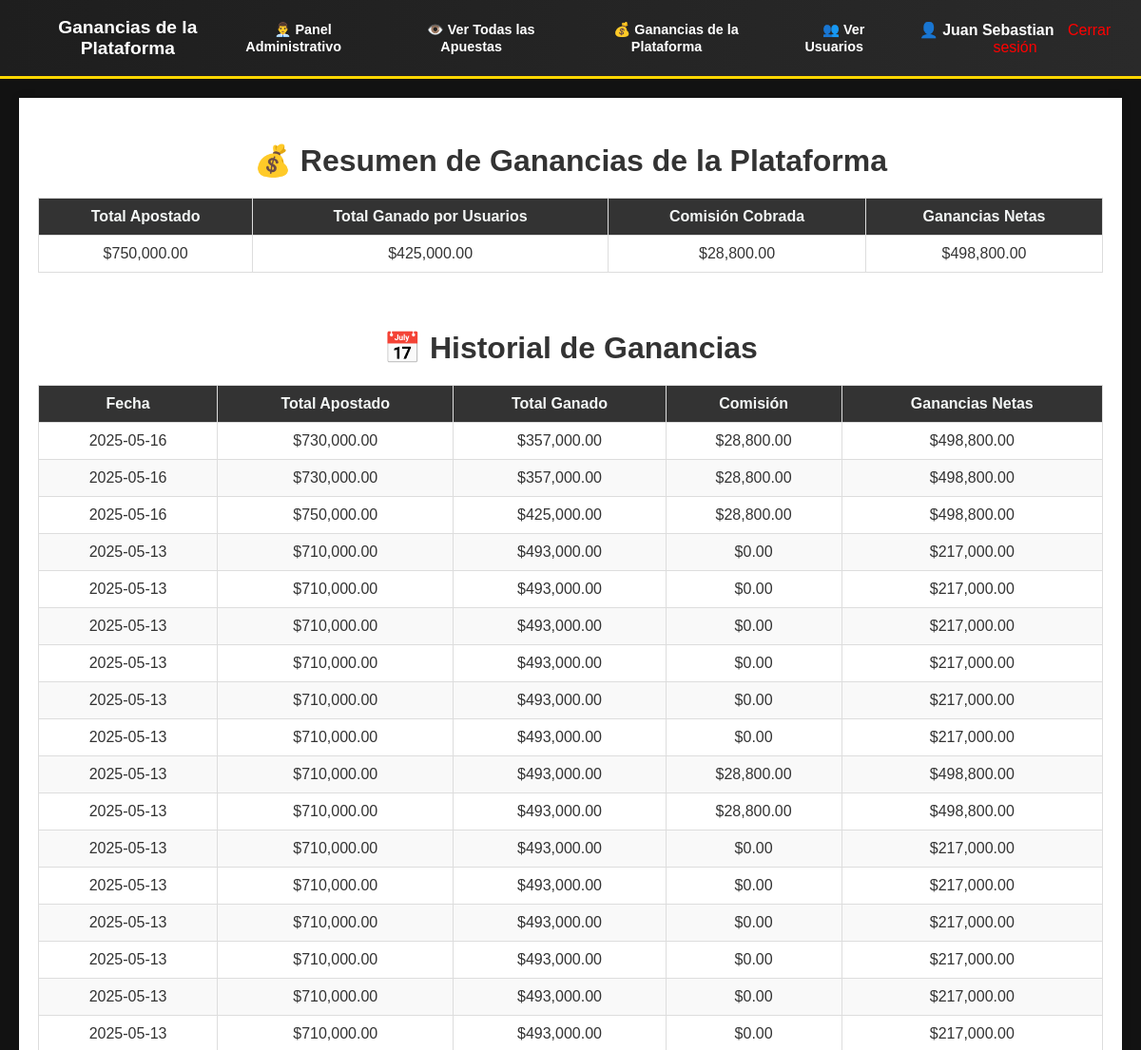
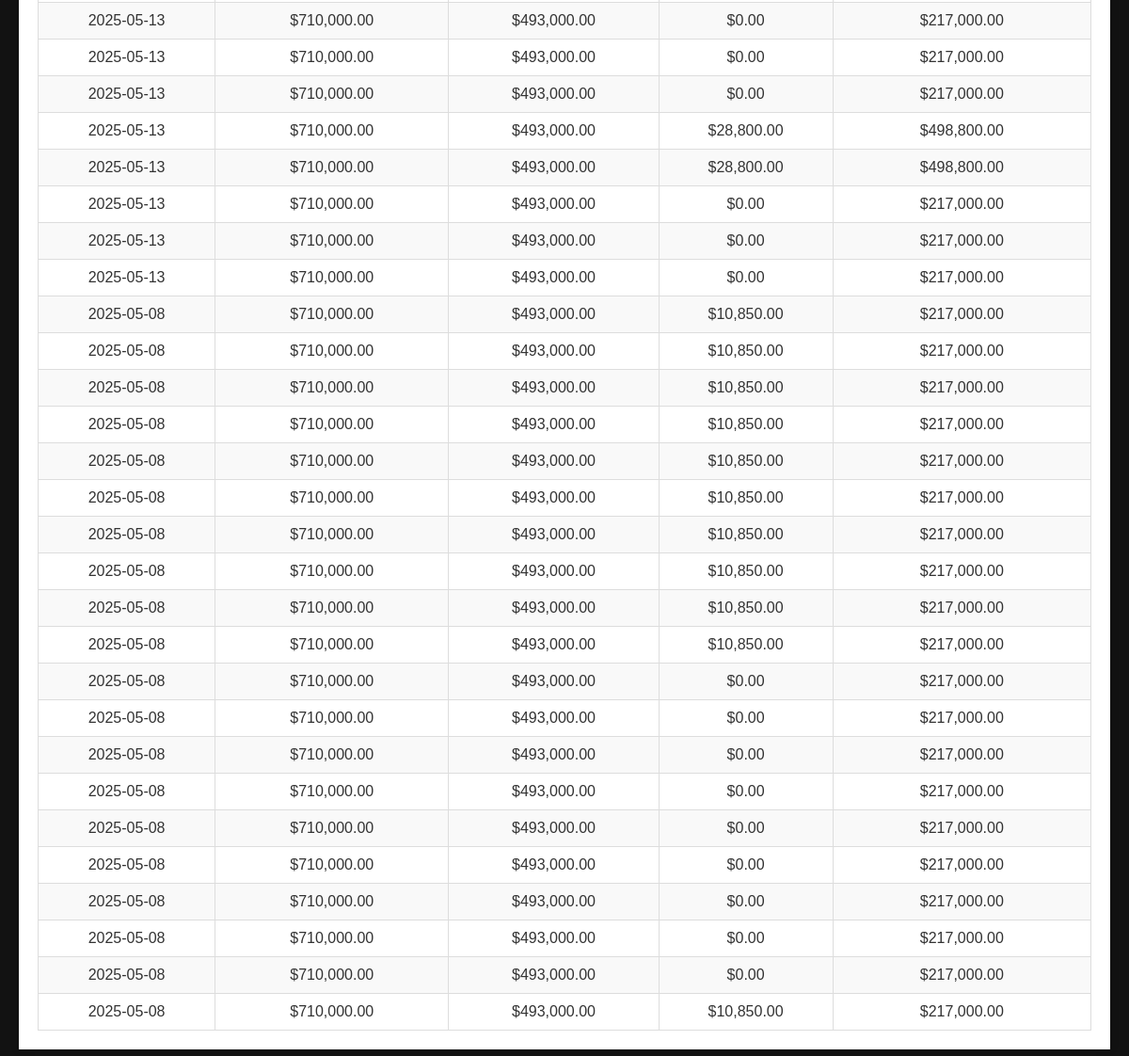
The app's page /estadisticas_apuestas.php (signed in) with its own data (2 pictures, top to bottom).
### tables this page shows
CREATE TABLE `ganancias_diarias` (
  `id` int(11) NOT NULL,
  `fecha` date NOT NULL,
  `total_apostado` decimal(10,2) NOT NULL,
  `total_ganado` decimal(10,2) NOT NULL,
  `comision` decimal(10,2) DEFAULT NULL,
  `ganancias_netas` decimal(10,2) NOT NULL
);

### estadisticas_apuestas.php (the view, shortened to what this page needs)
<?php
$usuarioActivo = isset($_SESSION['usuario']);
$nombreUsuario = $usuarioActivo ? $_SESSION['usuario'] : 'Invitado';
$conexion = mysqli_connect("localhost", "root", "", "login_register_db");
$queryApuestas = "SELECT SUM(monto) AS total_apostado FROM apuestas";
$resultadoApuestas = mysqli_query($conexion, $queryApuestas);
$datosApuestas = mysqli_fetch_assoc($resultadoApuestas);
$totalApostado = $datosApuestas['total_apostado'] ?? 0;
$queryGanadoUsuarios = "SELECT SUM(total_ganado) AS total_ganado FROM totales_usuarios";
$resultadoGanadoUsuarios = mysqli_query($conexion, $queryGanadoUsuarios);
$datosGanadoUsuarios = mysqli_fetch_assoc($resultadoGanadoUsuarios);
$totalGanadoUsuarios = $datosGanadoUsuarios['total_ganado'] ?? 0;
$queryPerdidas = "SELECT SUM(monto) AS total_perdido FROM apuestas WHERE estado = 'perdio'";
$resultadoPerdidas = mysqli_query($conexion, $queryPerdidas);
$datosPerdidas = mysqli_fetch_assoc($resultadoPerdidas);
$totalPerdido = $datosPerdidas['total_perdido'] ?? 0;
$comisionPorcentaje = 0.15;
$queryComision = "SELECT SUM((monto * cuota - monto) * $comisionPorcentaje) AS comision_total FROM apuestas WHERE estado = 'gano'";
$resultadoComision = mysqli_query($conexion, $queryComision);
$datosComision = mysqli_fetch_assoc($resultadoComision);
$comisionGanadores = $datosComision['comision_total'] ?? 0;
$gananciasNetasPlataforma = $totalPerdido + $comisionGanadores;
$fechaActual = date('Y-m-d');
$queryInsertarGanancias = "INSERT INTO ganancias_diarias (fecha, total_apostado, total_ganado, comision, ganancias_netas)
                           VALUES ('$fechaActual', '$totalApostado', '$totalGanadoUsuarios', '$comisionGanadores', '$gananciasNetasPlataforma')";
mysqli_query($conexion, $queryInsertarGanancias);
$queryHistorialGanancias = "SELECT * FROM ganancias_diarias ORDER BY fecha DESC";
$resultadoHistorial = mysqli_query($conexion, $queryHistorialGanancias);
?>
<!DOCTYPE html>
<html lang="es">
<head>
    <link rel="stylesheet" href="css/admin.css">
    <link rel="stylesheet" href="css/estadistica.css">
</head>
<body>
<header>
    <h1>Ganancias de la Plataforma</h1>
       <nav>
            <ul>
                <li><a href="admin.php">👨‍💼 Panel Administrativo</a></li>
                <li><a href="ver_apuestas.php">👁️ Ver Todas las Apuestas</a></li>
                <li><a href="estadisticas_apuestas.php">💰 Ganancias de la Plataforma</a></li>
                 <li><a href="ver_usuarios.php">👥 Ver Usuarios</a></li>
                <div class="usuario">
                    👤 <strong><?php echo htmlspecialchars($nombreUsuario); ?></strong>
                    <a href="logout.php" style="margin-left: 10px; color: red;">Cerrar sesión</a>
                </div>
            </ul>
        </nav>
</header>
<main>
    <section class="ganancias">
        <h2>💰 Resumen de Ganancias de la Plataforma</h2>
        <div class="tabla-container">
            <table class="tabla-apuestas">
                <thead>
                    <tr>
                        <th>Total Apostado</th>
                        <th>Total Ganado por Usuarios</th>
                        <th>Comisión Cobrada</th>
                        <th>Ganancias Netas</th>
                    </tr>
                </thead>
                <tbody>
                    <tr>
                        <td>$<?php echo number_format($totalApostado, 2); ?></td>
                        <td>$<?php echo number_format($totalGanadoUsuarios, 2); ?></td>
                        <td>$<?php echo number_format($comisionGanadores, 2); ?></td>
                        <td>$<?php echo number_format($gananciasNetasPlataforma, 2); ?></td>
                    </tr>
                </tbody>
            </table>
        </div>
        <p>
            Las <strong>ganancias netas</strong> incluyen lo que los usuarios perdieron en apuestas más una comisión del <strong>15%</strong> sobre las ganancias netas de los ganadores.
        </p>
    </section>
    <section class="historial">
        <h2>📅 Historial de Ganancias</h2>
        <div class="tabla-container">
            <table class="tabla-historial">
                <thead>
                    <tr>
                        <th>Fecha</th>
                        <th>Total Apostado</th>
                        <th>Total Ganado</th>
                        <th>Comisión</th>
                        <th>Ganancias Netas</th>
                    </tr>
                </thead>
                <tbody>
                    <?php while ($registro = mysqli_fetch_assoc($resultadoHistorial)): ?>
                        <tr>
                            <td><?php echo htmlspecialchars($registro['fecha']); ?></td>
                            <td>$<?php echo number_format($registro['total_apostado'], 2); ?></td>
                            <td>$<?php echo number_format($registro['total_ganado'], 2); ?></td>
                            <td>$<?php echo number_format($registro['comision'], 2); ?></td>
                            <td>$<?php echo number_format($registro['ganancias_netas'], 2); ?></td>
                        </tr>
                    <?php endwhile; ?>
                </tbody>
            </table>
        </div>
    </section>
</main>
</body>
</html>

### css/admin.css (style rules this page uses)
body { font-family: Arial, sans-serif; margin: 0; padding: 0; background-color: #121212; color: white; text-align: center; }
header { background: linear-gradient(90deg, #1e1e1e, #2a2a2a); color: white; padding: 20px; display: flex; justify-content: space-between; align-items: center; border-bottom: 3px solid gold; }
nav ul { list-style: none; display: flex; gap: 20px; padding: 0; }
nav ul li a { color: white; text-decoration: none; font-weight: bold; transition: color 0.3s; }

### css/estadistica.css (style rules this page uses)
body { font-family: Arial, sans-serif; margin: 0; padding: 0; background-color: #121212; color: white; text-align: center; }
header { background: linear-gradient(90deg, #1e1e1e, #2a2a2a); color: white; padding: 10px 30px; display: flex; align-items: center; justify-content: space-between; border-bottom: 3px solid gold; height: 60px; }
header h1 { font-size: 1.2em; margin: 0; }
nav ul { list-style: none; display: flex; gap: 30px; margin: 0; padding: 0; }
nav ul li a { color: white; text-decoration: none; font-size: 0.9em; padding: 5px 10px; border-radius: 5px; }
.usuario a { color: red; text-decoration: none; }
main { padding: 20px; background-color: white; margin: 20px; box-shadow: 0 0 10px rgba(0, 0, 0, 0.1); }
h2 { color: #333; font-size: 2em; margin-bottom: 20px; }
table { width: 100%; border-collapse: collapse; margin-top: 20px; }
table th, table td { padding: 10px; text-align: center; border: 1px solid #ddd; color: #333; }
table th { background-color: #333; color: #f4f7f6; }
table tr:nth-child(even) { background-color: #f9f9f9; }

### records on screen
ganancias_diarias: fecha "2025-05-16", total_apostado "730,000.00", total_ganado "357,000.00", comision "28,800.00", ganancias_netas "498,800.00"
ganancias_diarias: fecha "2025-05-16", total_apostado "730,000.00", total_ganado "357,000.00", comision "28,800.00", ganancias_netas "498,800.00"
ganancias_diarias: fecha "2025-05-16", total_apostado "750,000.00", total_ganado "425,000.00", comision "28,800.00", ganancias_netas "498,800.00"
ganancias_diarias: fecha "2025-05-13", total_apostado "710,000.00", total_ganado "493,000.00", comision "0.00", ganancias_netas "217,000.00"
ganancias_diarias: fecha "2025-05-13", total_apostado "710,000.00", total_ganado "493,000.00", comision "0.00", ganancias_netas "217,000.00"
ganancias_diarias: fecha "2025-05-13", total_apostado "710,000.00", total_ganado "493,000.00", comision "0.00", ganancias_netas "217,000.00"
ganancias_diarias: fecha "2025-05-13", total_apostado "710,000.00", total_ganado "493,000.00", comision "0.00", ganancias_netas "217,000.00"
ganancias_diarias: fecha "2025-05-13", total_apostado "710,000.00", total_ganado "493,000.00", comision "0.00", ganancias_netas "217,000.00"
ganancias_diarias: fecha "2025-05-13", total_apostado "710,000.00", total_ganado "493,000.00", comision "0.00", ganancias_netas "217,000.00"
ganancias_diarias: fecha "2025-05-13", total_apostado "710,000.00", total_ganado "493,000.00", comision "28,800.00", ganancias_netas "498,800.00"
ganancias_diarias: fecha "2025-05-13", total_apostado "710,000.00", total_ganado "493,000.00", comision "28,800.00", ganancias_netas "498,800.00"
ganancias_diarias: fecha "2025-05-13", total_apostado "710,000.00", total_ganado "493,000.00", comision "0.00", ganancias_netas "217,000.00"
ganancias_diarias: fecha "2025-05-13", total_apostado "710,000.00", total_ganado "493,000.00", comision "0.00", ganancias_netas "217,000.00"
ganancias_diarias: fecha "2025-05-13", total_apostado "710,000.00", total_ganado "493,000.00", comision "0.00", ganancias_netas "217,000.00"
ganancias_diarias: fecha "2025-05-13", total_apostado "710,000.00", total_ganado "493,000.00", comision "0.00", ganancias_netas "217,000.00"
ganancias_diarias: fecha "2025-05-13", total_apostado "710,000.00", total_ganado "493,000.00", comision "0.00", ganancias_netas "217,000.00"
ganancias_diarias: fecha "2025-05-13", total_apostado "710,000.00", total_ganado "493,000.00", comision "0.00", ganancias_netas "217,000.00"
ganancias_diarias: fecha "2025-05-13", total_apostado "710,000.00", total_ganado "493,000.00", comision "0.00", ganancias_netas "217,000.00"
ganancias_diarias: fecha "2025-05-13", total_apostado "710,000.00", total_ganado "493,000.00", comision "0.00", ganancias_netas "217,000.00"
ganancias_diarias: fecha "2025-05-13", total_apostado "710,000.00", total_ganado "493,000.00", comision "0.00", ganancias_netas "217,000.00"
ganancias_diarias: fecha "2025-05-13", total_apostado "710,000.00", total_ganado "493,000.00", comision "28,800.00", ganancias_netas "498,800.00"
ganancias_diarias: fecha "2025-05-13", total_apostado "710,000.00", total_ganado "493,000.00", comision "28,800.00", ganancias_netas "498,800.00"
ganancias_diarias: fecha "2025-05-13", total_apostado "710,000.00", total_ganado "493,000.00", comision "0.00", ganancias_netas "217,000.00"
ganancias_diarias: fecha "2025-05-13", total_apostado "710,000.00", total_ganado "493,000.00", comision "0.00", ganancias_netas "217,000.00"
ganancias_diarias: fecha "2025-05-13", total_apostado "710,000.00", total_ganado "493,000.00", comision "0.00", ganancias_netas "217,000.00"
ganancias_diarias: fecha "2025-05-08", total_apostado "710,000.00", total_ganado "493,000.00", comision "10,850.00", ganancias_netas "217,000.00"
ganancias_diarias: fecha "2025-05-08", total_apostado "710,000.00", total_ganado "493,000.00", comision "10,850.00", ganancias_netas "217,000.00"
ganancias_diarias: fecha "2025-05-08", total_apostado "710,000.00", total_ganado "493,000.00", comision "10,850.00", ganancias_netas "217,000.00"
ganancias_diarias: fecha "2025-05-08", total_apostado "710,000.00", total_ganado "493,000.00", comision "10,850.00", ganancias_netas "217,000.00"
ganancias_diarias: fecha "2025-05-08", total_apostado "710,000.00", total_ganado "493,000.00", comision "10,850.00", ganancias_netas "217,000.00"
ganancias_diarias: fecha "2025-05-08", total_apostado "710,000.00", total_ganado "493,000.00", comision "10,850.00", ganancias_netas "217,000.00"
ganancias_diarias: fecha "2025-05-08", total_apostado "710,000.00", total_ganado "493,000.00", comision "10,850.00", ganancias_netas "217,000.00"
ganancias_diarias: fecha "2025-05-08", total_apostado "710,000.00", total_ganado "493,000.00", comision "10,850.00", ganancias_netas "217,000.00"
ganancias_diarias: fecha "2025-05-08", total_apostado "710,000.00", total_ganado "493,000.00", comision "10,850.00", ganancias_netas "217,000.00"
ganancias_diarias: fecha "2025-05-08", total_apostado "710,000.00", total_ganado "493,000.00", comision "10,850.00", ganancias_netas "217,000.00"
ganancias_diarias: fecha "2025-05-08", total_apostado "710,000.00", total_ganado "493,000.00", comision "0.00", ganancias_netas "217,000.00"
ganancias_diarias: fecha "2025-05-08", total_apostado "710,000.00", total_ganado "493,000.00", comision "0.00", ganancias_netas "217,000.00"
ganancias_diarias: fecha "2025-05-08", total_apostado "710,000.00", total_ganado "493,000.00", comision "0.00", ganancias_netas "217,000.00"
ganancias_diarias: fecha "2025-05-08", total_apostado "710,000.00", total_ganado "493,000.00", comision "0.00", ganancias_netas "217,000.00"
ganancias_diarias: fecha "2025-05-08", total_apostado "710,000.00", total_ganado "493,000.00", comision "0.00", ganancias_netas "217,000.00"
ganancias_diarias: fecha "2025-05-08", total_apostado "710,000.00", total_ganado "493,000.00", comision "0.00", ganancias_netas "217,000.00"
ganancias_diarias: fecha "2025-05-08", total_apostado "710,000.00", total_ganado "493,000.00", comision "0.00", ganancias_netas "217,000.00"
ganancias_diarias: fecha "2025-05-08", total_apostado "710,000.00", total_ganado "493,000.00", comision "0.00", ganancias_netas "217,000.00"
ganancias_diarias: fecha "2025-05-08", total_apostado "710,000.00", total_ganado "493,000.00", comision "0.00", ganancias_netas "217,000.00"
ganancias_diarias: fecha "2025-05-08", total_apostado "710,000.00", total_ganado "493,000.00", comision "10,850.00", ganancias_netas "217,000.00"

### other values on screen
$nombreUsuario "Juan Sebastian"
$totalApostado "750,000.00"
$totalGanadoUsuarios "425,000.00"
$comisionGanadores "28,800.00"
$gananciasNetasPlataforma "498,800.00"
